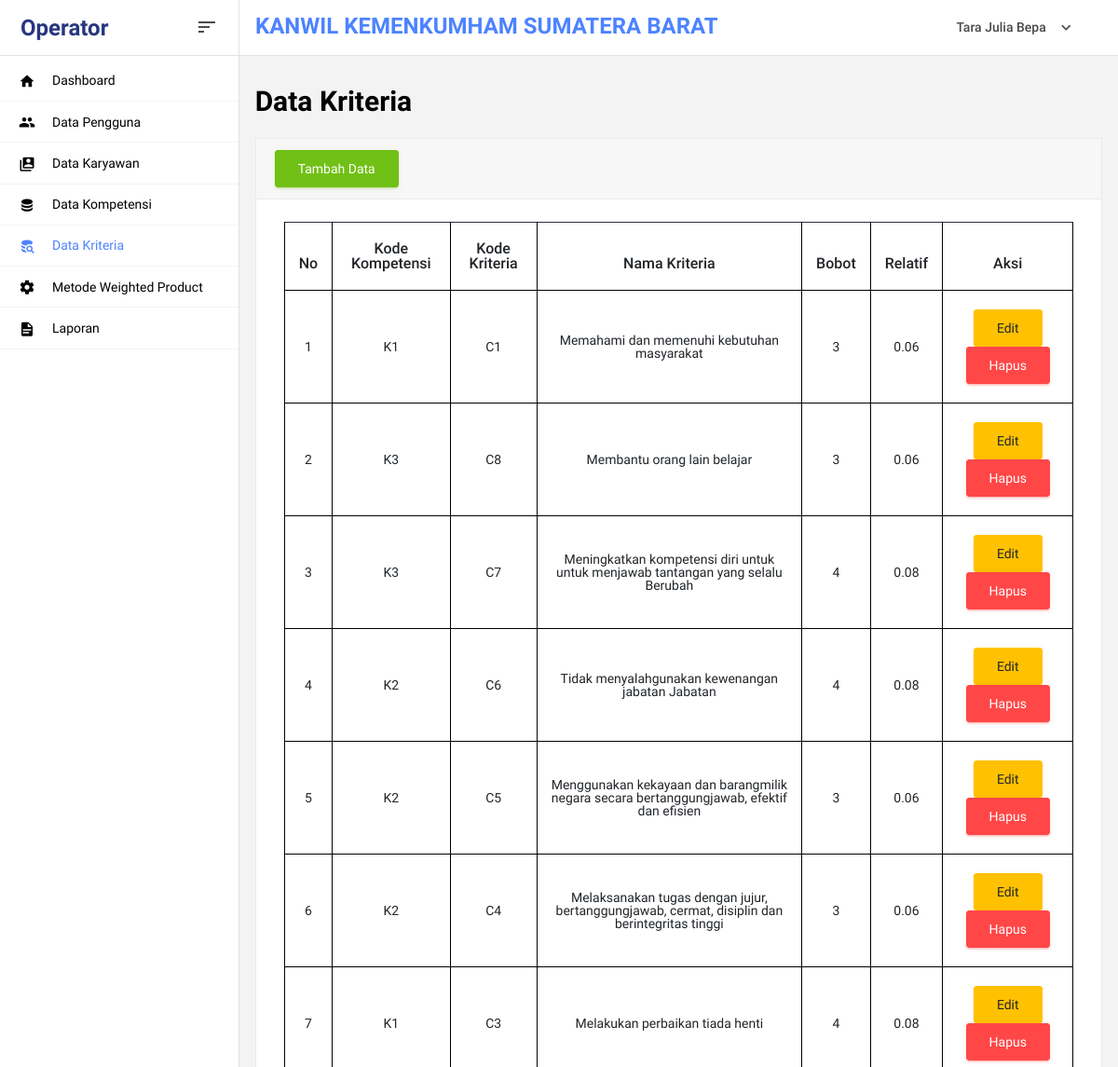
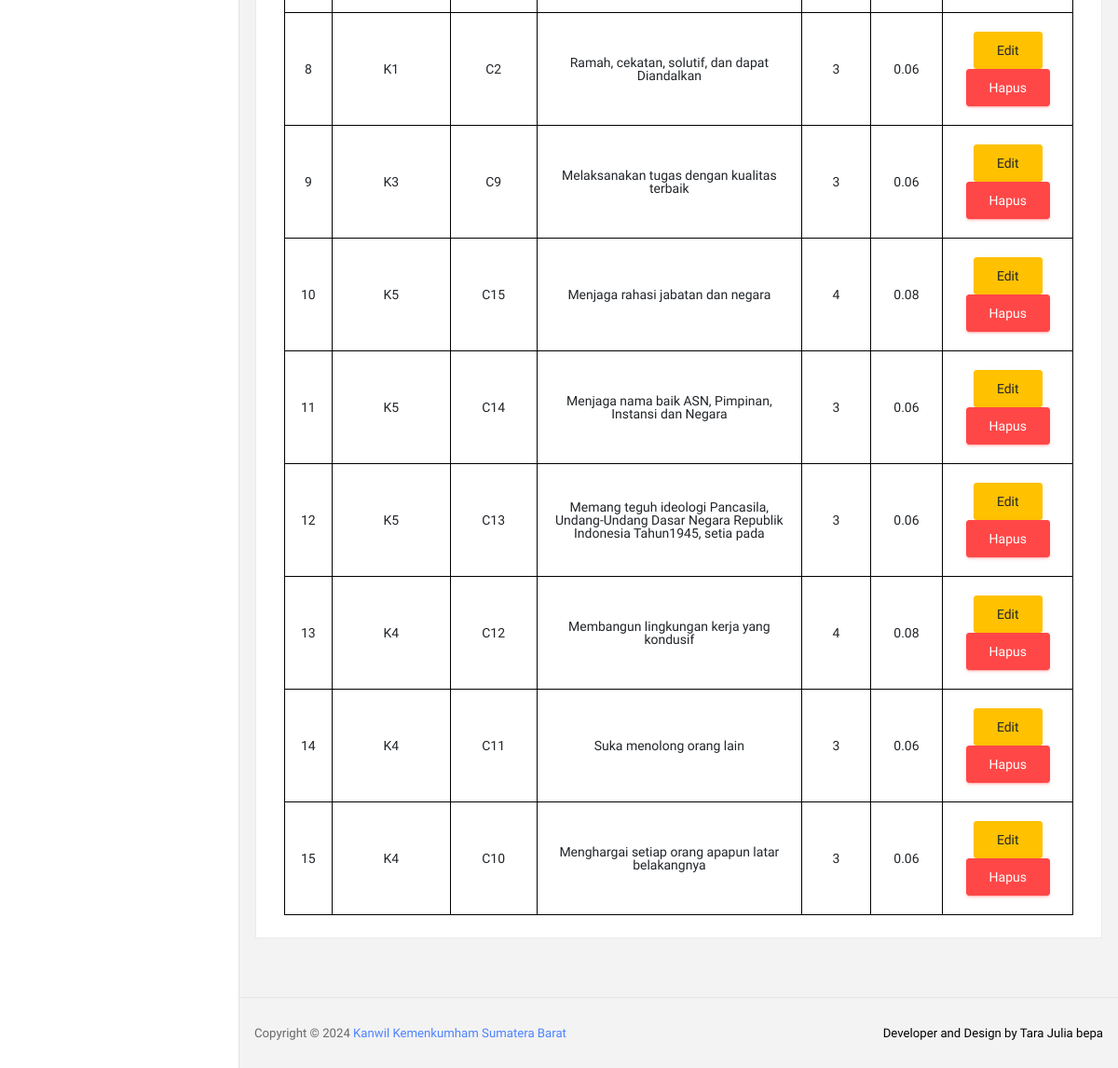
The app's page /?p=DataKriteria (signed in) with its own data (2 pictures, top to bottom).
### tables this page shows
CREATE TABLE `pengguna` (
  `id_pengguna` int NOT NULL,
  `username` varchar(20) NOT NULL,
  `password` varchar(20) NOT NULL,
  `nip` varchar(20) NOT NULL,
  `nama_pengguna` varchar(30) NOT NULL,
  `jabatan` enum('Kepala','Operator','Karyawan') NOT NULL
);

CREATE TABLE `kriteria` (
  `kode_kriteria` varchar(10) NOT NULL,
  `kode_kompetensi` varchar(10) NOT NULL,
  `nama_kriteria` varchar(100) NOT NULL,
  `bobot_kriteria` int NOT NULL
);

### index.php (called while the page is built, shortened)
<?php
require_once 'app/config/db.php';
require_once 'app/config/crud.php';
$crud = new CRUD();
$file = "package.json";
$getJSON = file_get_contents($file);
$dataProject = json_decode($getJSON, true);
include_once 'app/routes/web.php';

### app/config/db.php (called while the page is built, shortened)
<?php
class DB
{
    public function __construct()
    {
        $this->con = mysqli_connect(
            self::HOST,
            self::USER,
            self::PASS,
            self::DB
        );
    }
}

### app/config/crud.php (called while the page is built, shortened)
<?php
class CRUD extends DB
{
    public function read($table, $opsi = "")
    {
        return mysqli_query(
            $this->con,
            "SELECT * FROM $table $opsi"
        );
    }
}

### app/controller/dashboard/data_kriteria.php (called while the page is built, shortened)
<?php
$no = 1;
$total_bobot = 0;
$queryKriteria = $crud->read(
    "kriteria",
    "ORDER BY LENGTH(kode_kriteria) ASC"
);
foreach ($queryKriteria as $row) {
    $total_bobot += $row['bobot_kriteria'];
}

### app/view/page/dashboard/data_kriteria.php (the view, shortened to what this page needs)
<!DOCTYPE html>
<html lang="en">
<head>
    <?php include 'app/view/layout/head.php' ?>
</head>
<body>
    <?php include 'app/controller/dashboard/data_kriteria.php' ?>
    <div class="container-scroller">
        <?php include 'app/view/layout/nav.php' ?>
        <div class="container-fluid page-body-wrapper">
            <?php include 'app/view/layout/sidebar.php' ?>
            <div class="main-panel">
                <div class="content-wrapper">
                    <div class="row mb-3">
                        <div class="col-md-12">
                            <h2 class="font-weight-bold">
                                Data Kriteria
                            </h2>
                        </div>
                    </div>
                    <div class="row">
                        <div class="col-md-12 grid-margin stretch-card">
                            <div class="card">
                                <div class="card-header">
                                    <button type="button" class="btn btn-success" data-toggle="modal" data-target="#tambahModal">
                                        Tambah Data
                                    </button>
                                </div>
                                <div class="card-body">
                                    <div class="table-responsive">
                                        <table class="table table-bordered table-hover text-center align-middle border-dark">
                                            <thead>
                                                <tr>
                                                    <th>No</th>
                                                    <th>Kode Kompetensi</th>
                                                    <th>Kode Kriteria</th>
                                                    <th>Nama Kriteria</th>
                                                    <th>Bobot</th>
                                                    <th>Relatif</th>
                                                    <th>Aksi</th>
                                                </tr>
                                            </thead>
                                            <tbody>
                                                <?php foreach ($queryKriteria as $row) : ?>
                                                    <tr>
                                                        <td><?= $no++ ?></td>
                                                        <td><?= $row['kode_kompetensi'] ?></td>
                                                        <td><?= $row['kode_kriteria'] ?></td>
                                                        <td><?= $row['nama_kriteria'] ?></td>
                                                        <td><?= $row['bobot_kriteria'] ?></td>
                                                        <td><?= $row['bobot_kriteria'] / $total_bobot ?></td>
                                                        <td>
                                                            <button type="button" class="btn btn-warning" data-toggle="modal" data-target="#editModal<?= $no ?>">
                                                                Edit
                                                            </button>
                                                            <button type="button" class="btn btn-danger" data-toggle="modal" data-target="#hapusModal<?= $no ?>">
                                                                Hapus
                                                            </button>
                                                        </td>
                                                    </tr>
                                                <?php endforeach ?>
                                            </tbody>
                                        </table>
                                    </div>
                                </div>
                            </div>
                        </div>
                    </div>
                </div>
                <?php include 'app/view/layout/footer.php' ?>
            </div>
        </div>
    </div>
</body>
</html>

### app/view/layout/nav.php (shortened to what this page needs)
<nav class="navbar col-lg-12 col-12 p-0 fixed-top d-flex flex-row">
    <div class="navbar-brand-wrapper d-flex justify-content-center">
        <div class="navbar-brand-inner-wrapper d-flex justify-content-between align-items-center w-100">
            <a class="navbar-brand brand-logo font-weight-bolder" href="./"><?= $dataPengguna['jabatan'] ?></a>
            <button class="navbar-toggler navbar-toggler align-self-center" type="button" data-toggle="minimize">
                <span class="mdi mdi-sort-variant"></span>
            </button>
        </div>
    </div>
    <div class="navbar-menu-wrapper d-flex align-items-center justify-content-end">
        <ul class="navbar-nav mr-lg-4 w-100">
            <li class="nav-item nav-search d-none d-lg-block w-100">
                <h3 class="font-weight-bold mt-1 text-primary text-uppercase">
                    <?= $dataProject['project'] ?>
                </h3>
            </li>
        </ul>
        <ul class="navbar-nav navbar-nav-right">
            <li class="nav-item nav-profile dropdown">
                <a class="nav-link dropdown-toggle" href="#" data-toggle="dropdown" id="profileDropdown">
                    <span class="nav-profile-name"><?= $dataPengguna['nama_pengguna'] ?></span>
                </a>
            </li>
        </ul>
    </div>
</nav>

### records on screen
pengguna: jabatan "Operator", nama_pengguna "Tara Julia Bepa"
kriteria: kode_kompetensi "K1", kode_kriteria "C1", nama_kriteria "Memahami dan memenuhi kebutuhan masyarakat", bobot_kriteria "3", $row['bobot_kriteria']/$total_bobot "0.06"
kriteria: kode_kompetensi "K3", kode_kriteria "C8", nama_kriteria "Membantu orang lain belajar", bobot_kriteria "3", $row['bobot_kriteria']/$total_bobot "0.06"
kriteria: kode_kompetensi "K3", kode_kriteria "C7", nama_kriteria "Meningkatkan kompetensi diri untuk untuk menjawab tantangan yang selalu Berubah", bobot_kriteria "4", $row['bobot_kriteria']/$total_bobot "0.08"
kriteria: kode_kompetensi "K2", kode_kriteria "C6", nama_kriteria "Tidak menyalahgunakan kewenangan jabatan Jabatan", bobot_kriteria "4", $row['bobot_kriteria']/$total_bobot "0.08"
kriteria: kode_kompetensi "K2", kode_kriteria "C5", nama_kriteria "Menggunakan kekayaan dan barangmilik negara secara bertanggungjawab, efektif dan efisien", bobot_kriteria "3", $row['bobot_kriteria']/$total_bobot "0.06"
kriteria: kode_kompetensi "K2", kode_kriteria "C4", nama_kriteria "Melaksanakan tugas dengan jujur, bertanggungjawab, cermat, disiplin dan berintegritas tinggi", bobot_kriteria "3", $row['bobot_kriteria']/$total_bobot "0.06"
kriteria: kode_kompetensi "K1", kode_kriteria "C3", nama_kriteria "Melakukan perbaikan tiada henti", bobot_kriteria "4", $row['bobot_kriteria']/$total_bobot "0.08"
kriteria: kode_kompetensi "K1", kode_kriteria "C2", nama_kriteria "Ramah, cekatan, solutif, dan dapat Diandalkan", bobot_kriteria "3", $row['bobot_kriteria']/$total_bobot "0.06"
kriteria: kode_kompetensi "K3", kode_kriteria "C9", nama_kriteria "Melaksanakan tugas dengan kualitas terbaik", bobot_kriteria "3", $row['bobot_kriteria']/$total_bobot "0.06"
kriteria: kode_kompetensi "K5", kode_kriteria "C15", nama_kriteria "Menjaga rahasi jabatan dan negara", bobot_kriteria "4", $row['bobot_kriteria']/$total_bobot "0.08"
kriteria: kode_kompetensi "K5", kode_kriteria "C14", nama_kriteria "Menjaga nama baik ASN, Pimpinan, Instansi dan Negara", bobot_kriteria "3", $row['bobot_kriteria']/$total_bobot "0.06"
kriteria: kode_kompetensi "K5", kode_kriteria "C13", nama_kriteria "Memang teguh ideologi Pancasila, Undang-Undang Dasar Negara Republik Indonesia Tahun1945, setia pada", bobot_kriteria "3", $row['bobot_kriteria']/$total_bobot "0.06"
kriteria: kode_kompetensi "K4", kode_kriteria "C12", nama_kriteria "Membangun lingkungan kerja yang kondusif", bobot_kriteria "4", $row['bobot_kriteria']/$total_bobot "0.08"
kriteria: kode_kompetensi "K4", kode_kriteria "C11", nama_kriteria "Suka menolong orang lain", bobot_kriteria "3", $row['bobot_kriteria']/$total_bobot "0.06"
kriteria: kode_kompetensi "K4", kode_kriteria "C10", nama_kriteria "Menghargai setiap orang apapun latar belakangnya", bobot_kriteria "3", $row['bobot_kriteria']/$total_bobot "0.06"

### other values on screen
$dataProject['project'] "KANWIL KEMENKUMHAM SUMATERA BARAT"
$dataProject['project'] "Kanwil Kemenkumham Sumatera Barat"
$dataProject['author'] "Tara Julia bepa"
